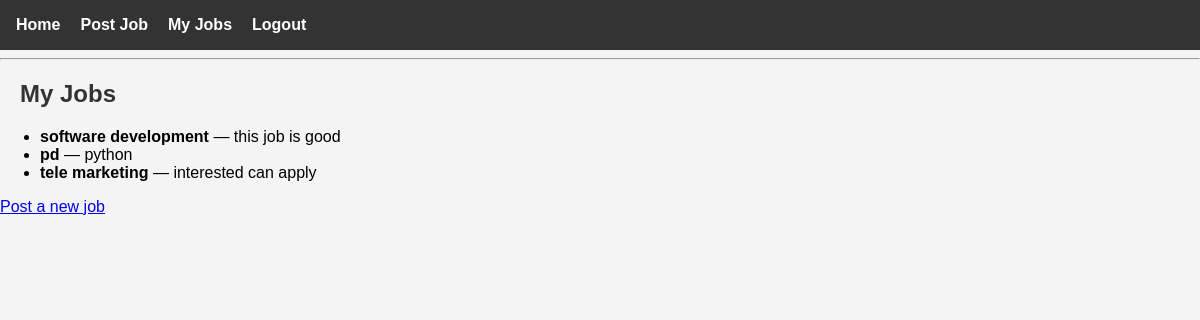
The app's page /my-jobs/ (signed in) with its own data.
### job/models.py (models this page shows, shortened)
class Job(models.Model):
    title=models.CharField(max_length=100)
    company=models.CharField(max_length=50)
    description=models.TextField(max_length=500)
    posted_by=models.ForeignKey(User,on_delete=models.CASCADE)
    posted_at=models.DateTimeField(auto_now_add=True)

### job/views.py (the view)
# urls.py: path('my-jobs/', views.my_jobs, name='my_jobs'),
@login_required
def my_jobs(request):
    if request.user.profile.user_type != 'employer':
        return redirect('home')
    jobs = Job.objects.filter(posted_by=request.user)
    return render(request, 'job/my_jobs.html', {'jobs': jobs})

### templates/job/my_jobs.html
{% extends 'job/base.html' %}
{% block content %}
    <h2>My Jobs</h2>
    <ul>
        {% for job in jobs %}
            <li>
                <strong>{{ job.title }}</strong> — {{ job.description }}
            </li>
        {% empty %}
            <li>No jobs posted yet.</li>
        {% endfor %}
    </ul>
    <a href="{% url 'post_job' %}">Post a new job</a>
{% endblock %}

### job/static/job/styles.css (style rules this page uses)
body { font-family: Arial, sans-serif; background-color: #f4f4f4; margin: 0; padding: 0; }
h1, h2 { color: #333; padding-left: 20px; }
ul { padding-left: 40px; }

### records on screen
Job: title "software development", description "this job is good"
Job: title "pd", description "python"
Job: title "tele marketing", description "interested can apply"
